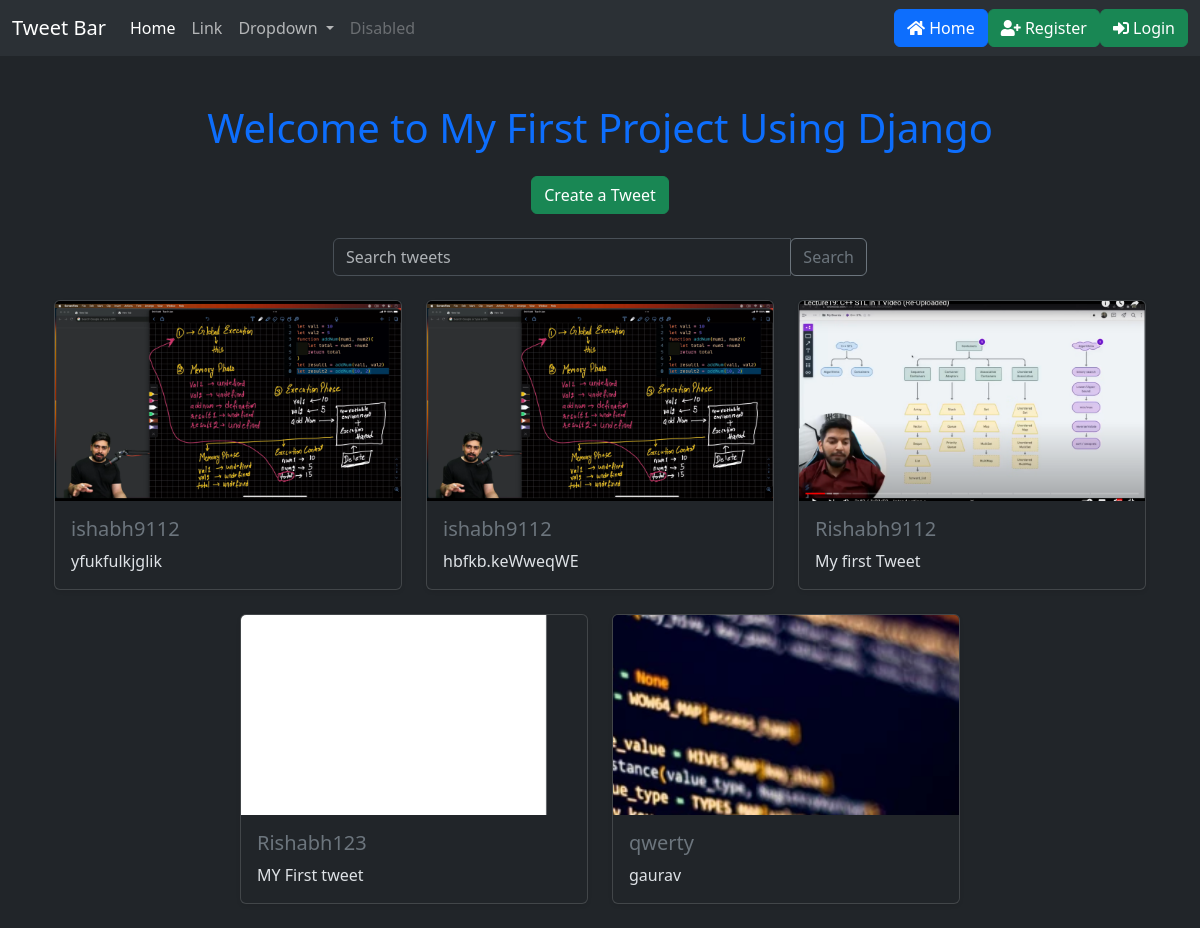
Screenshot of /tweet/ with the database file from the repository.
### tweet/models.py (models this page shows, shortened)
class Tweet(models.Model):
    user = models.ForeignKey(User,on_delete=models.CASCADE)
    text = models.TextField(max_length=240)
    photo = models.ImageField(upload_to='photos/',
    blank=True,null=True)
    created_at = models.DateTimeField(auto_now_add=True)
    updated_at = models.DateTimeField(auto_now=True)

### tweet/views.py (the view)
# urls.py: path('',views.tweet_list, name='tweet_list'),
def tweet_list(request):
    form = SearchForm()
    query = request.GET.get('query')
    if query:
        tweets = Tweet.objects.filter(Q(text__icontains=query) | Q(user__username__icontains=query))
    else:
        tweets = Tweet.objects.all()
    return render(request, 'tweet_list.html', {'form': form, 'tweets': tweets})

### tweet/forms.py
class SearchForm(forms.Form):
    query = forms.CharField(max_length=100)

### tweet/templates/tweet_list.html (shortened to what this page needs)
 {% extends "layout.html" %}
{% block content %}
<div class="container mt-5">
    <h1 class="text-center mb-4 text-primary">Welcome to My First Project Using Django</h1>
    <div class="text-center mb-4">
        <a class="btn btn-success" href="{% url 'tweet_create' %}">
            Create a Tweet
        </a>
    </div>
    <div class="row justify-content-center mb-4">
        <div class="col-md-6">
            <form method="get" action="{% url 'tweet_list' %}">
                <div class="input-group">
                    <input type="text" name="query" class="form-control" placeholder="Search tweets" value="{{ request.GET.query }}">
                    <div class="input-group-append">
                        <button class="btn btn-outline-secondary" type="submit">Search</button>
                    </div>
                </div>
            </form>
        </div>
    </div>
    <div class="row justify-content-center">
        {% for tweet in tweets %}
        <div class="col-md-4 mb-4">
            <div class="card h-100 shadow-sm">
                {% if tweet.photo %}
                <img src="{{ tweet.photo.url }}" class="card-img-top" alt="Tweet Photo" style="height: 200px; object-fit: cover;">
                {% endif %}
                <div class="card-body">
                    <h5 class="card-title text-secondary">{{ tweet.user.username }}</h5>
                    <p class="card-text">{{ tweet.text }}</p>
                </div>
            </div>
        </div>
        {% endfor %}
    </div>
</div>
<link rel="stylesheet" href="https://cdnjs.cloudflare.com/ajax/libs/font-awesome/5.15.3/css/all.min.css">
{% endblock content %}

### templates/layout.html (shortened to what this page needs)
{% load static %}
<!DOCTYPE html>
<html lang="en" data-bs-theme="dark">
<head>
    <link href="https://cdn.jsdelivr.net/npm/bootstrap@5.3.3/dist/css/bootstrap.min.css" rel="stylesheet"
>
</head>
<body class="bg-dark">
    <nav class="navbar navbar-expand-lg bg-body-tertiary">
        <div class="container-fluid">
            <a class="navbar-brand" href="#">Tweet Bar</a>
            <div class="collapse navbar-collapse" id="navbarSupportedContent">
                <ul class="navbar-nav me-auto mb-2 mb-lg-0">
                    <li class="nav-item">
                        <a class="nav-link active" aria-current="page" href="#">Home</a>
                    </li>
                    <li class="nav-item">
                        <a class="nav-link" href="#">Link</a>
                    </li>
                    <li class="nav-item dropdown">
                        <a class="nav-link dropdown-toggle" href="#" role="button" data-bs-toggle="dropdown"
                            aria-expanded="false">
                            Dropdown
                        </a>
                    </li>
                    <li class="nav-item">
                        <a class="nav-link disabled" aria-disabled="true">Disabled</a>
                    </li>
                </ul>
                <a href="{% url 'tweet_list' %}" class="btn btn-primary">
                    <i class="fas fa-home"></i> Home
                </a>
                {% if user.is_authenticated %}
                <form method="post" action="{% url 'logout' %}">
                    {% csrf_token %}
                    <button class="btn btn-danger" type="submit">
                        <i class="fas fa-sign-out-alt"></i> Logout
                    </button>
                </form>
                {% else %}
                <a href="{% url 'register' %}" class="btn btn-success">
                    <i class="fas fa-user-plus"></i> Register
                </a>
                <a href="{% url 'login' %}" class="btn btn-success">
                    <i class="fas fa-sign-in-alt"></i> Login
                </a>
                {% endif %}
            </div>
        </div>
    </nav>
    <div class="container">
        {% block content %}
        {% endblock %}
    </div>
</body>
</html>

### rows the page displays
Tweet: photo (picture), user.username "ishabh9112", text "yfukfulkjglik"
Tweet: photo (picture), user.username "ishabh9112", text "hbfkb.keWweqWE"
Tweet: photo (picture), user.username "Rishabh9112", text "My first Tweet"
Tweet: photo (picture), user.username "Rishabh123", text "MY First tweet"
Tweet: photo (picture), user.username "qwerty", text "gaurav"
